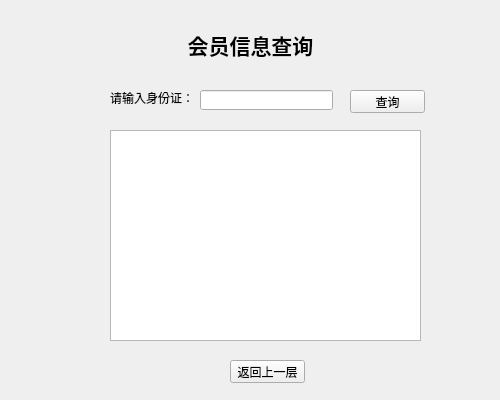
<?xml version="1.0" encoding="UTF-8"?>
<ui version="4.0">
 <class>QueryUser</class>
 <widget class="QWidget" name="QueryUser">
  <property name="geometry">
   <rect>
    <x>0</x>
    <y>0</y>
    <width>500</width>
    <height>400</height>
   </rect>
  </property>
  <property name="windowTitle">
   <string>Form</string>
  </property>
  <widget class="QLabel" name="BGRLabel">
   <property name="geometry">
    <rect>
     <x>0</x>
     <y>0</y>
     <width>500</width>
     <height>400</height>
    </rect>
   </property>
   <property name="styleSheet">
    <string notr="true">border-image: url(:/image/backimage.png);</string>
   </property>
   <property name="text">
    <string/>
   </property>
  </widget>
  <widget class="QLabel" name="TitleLabel">
   <property name="geometry">
    <rect>
     <x>175</x>
     <y>20</y>
     <width>151</width>
     <height>51</height>
    </rect>
   </property>
   <property name="text">
    <string>&lt;html&gt;&lt;head/&gt;&lt;body&gt;&lt;p align=&quot;center&quot;&gt;&lt;span style=&quot; font-size:16pt; font-weight:600;&quot;&gt;会员信息查询&lt;/span&gt;&lt;/p&gt;&lt;/body&gt;&lt;/html&gt;</string>
   </property>
  </widget>
  <widget class="QPushButton" name="QueryBtn">
   <property name="geometry">
    <rect>
     <x>350</x>
     <y>90</y>
     <width>75</width>
     <height>23</height>
    </rect>
   </property>
   <property name="text">
    <string>查询</string>
   </property>
  </widget>
  <widget class="QLabel" name="label">
   <property name="geometry">
    <rect>
     <x>110</x>
     <y>90</y>
     <width>81</width>
     <height>16</height>
    </rect>
   </property>
   <property name="text">
    <string>请输入身份证：</string>
   </property>
  </widget>
  <widget class="QLineEdit" name="UserIDLineEdit">
   <property name="geometry">
    <rect>
     <x>200</x>
     <y>90</y>
     <width>133</width>
     <height>20</height>
    </rect>
   </property>
  </widget>
  <widget class="QTextEdit" name="UserInfoTextEdit">
   <property name="geometry">
    <rect>
     <x>110</x>
     <y>130</y>
     <width>311</width>
     <height>211</height>
    </rect>
   </property>
  </widget>
  <widget class="QPushButton" name="returnBtn">
   <property name="geometry">
    <rect>
     <x>230</x>
     <y>360</y>
     <width>75</width>
     <height>23</height>
    </rect>
   </property>
   <property name="text">
    <string>返回上一层</string>
   </property>
  </widget>
 </widget>
 <resources/>
 <connections/>
</ui>
